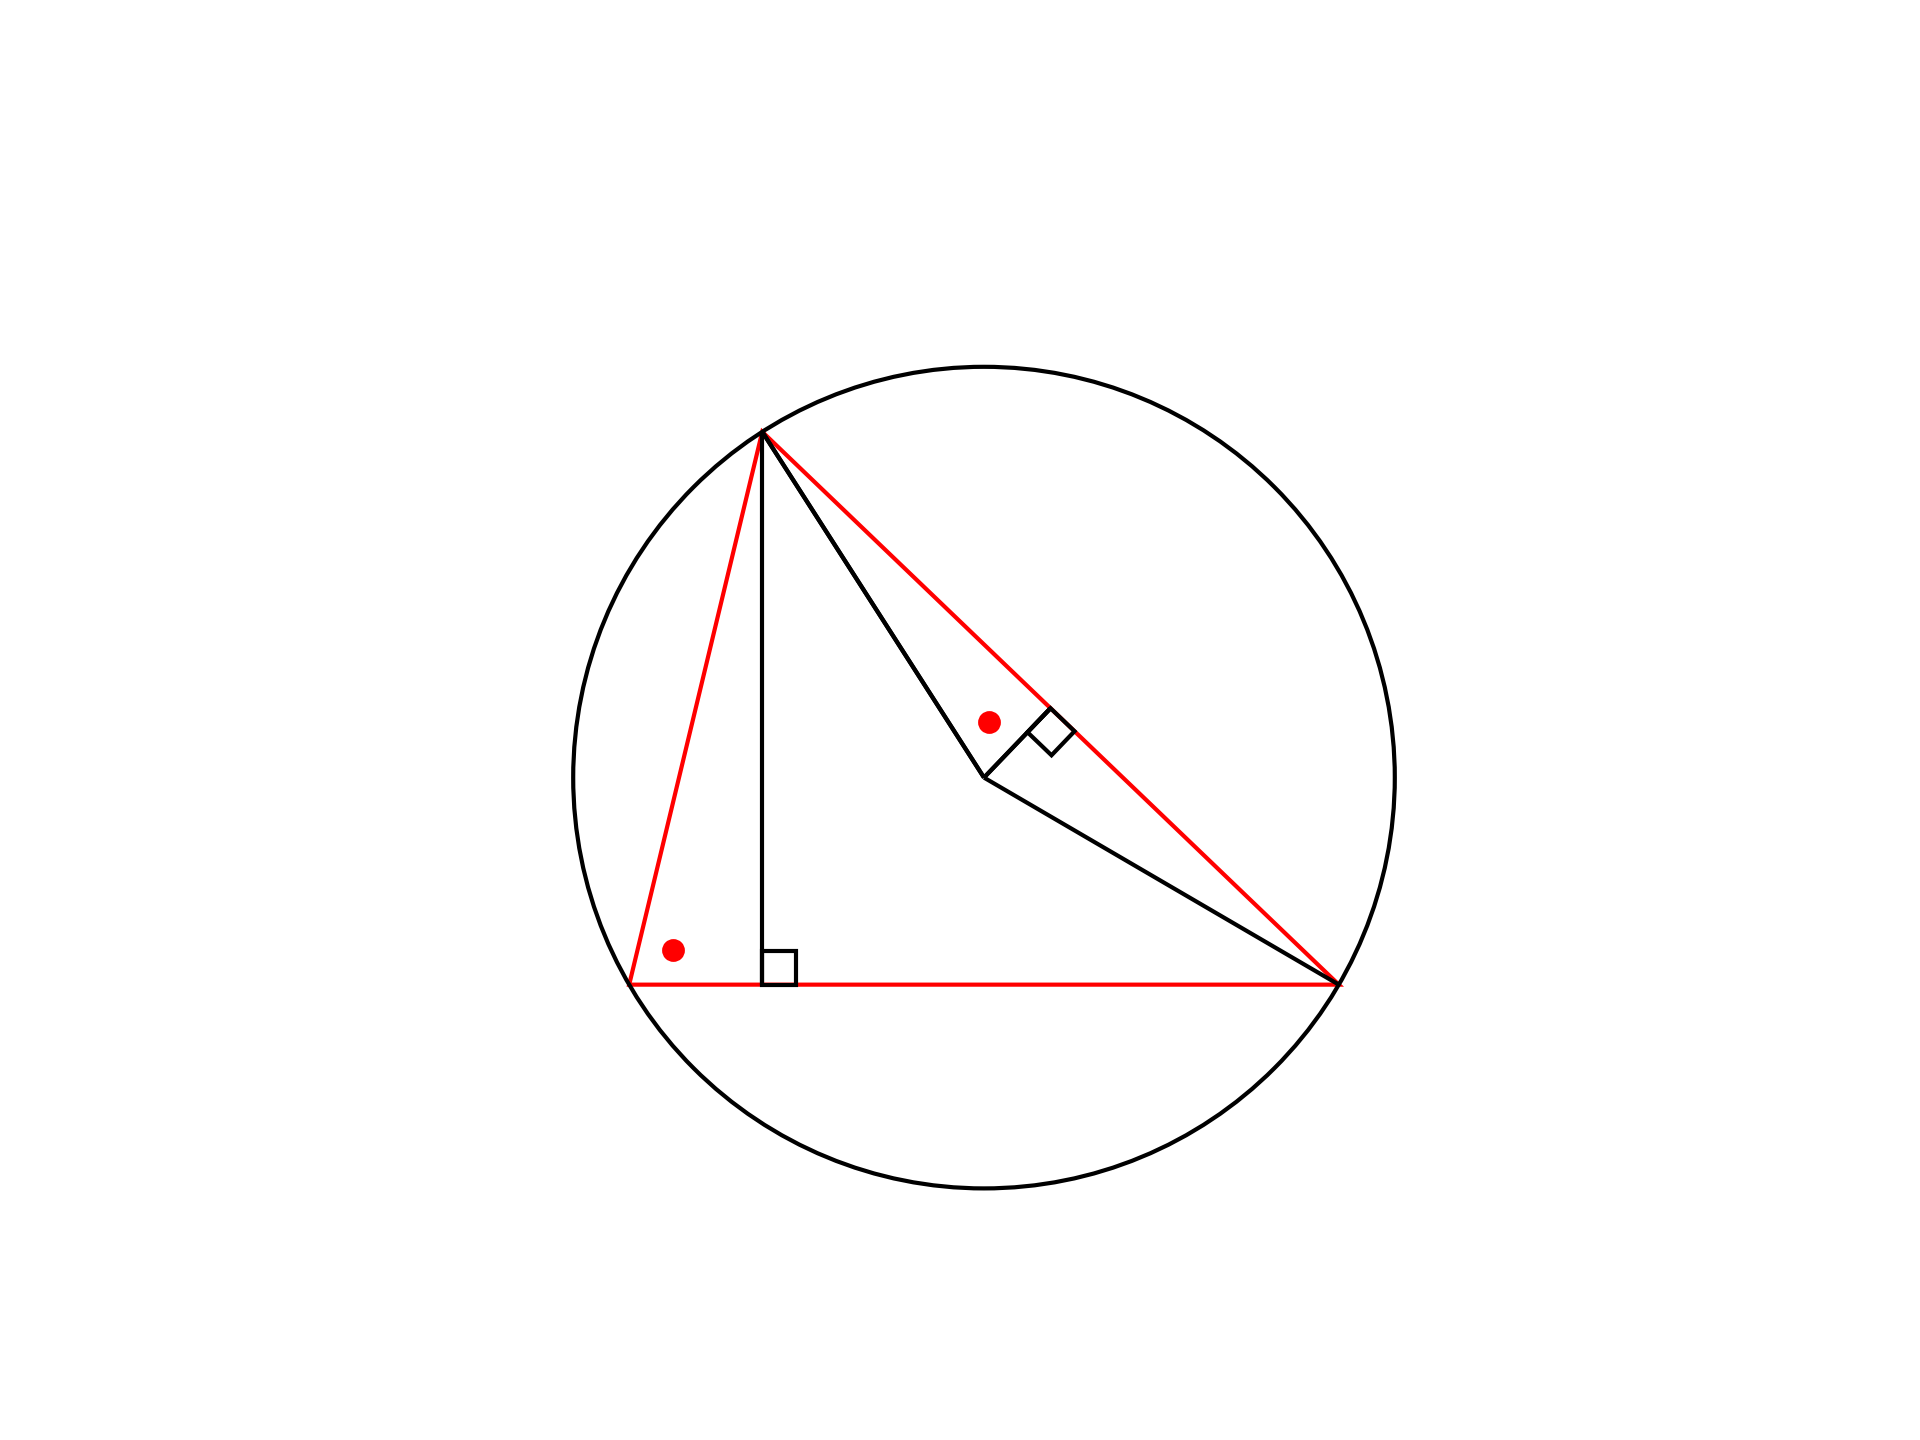

The Python source for this figure:
import matplotlib.pyplot as plt
import numpy as np
import geometry as geo
import math

fig, ax = geo.init()
ax.set(xlim=(0,100), ylim=(0,100))

pL = geo.gtr()
pL = geo.scale_triangle(pL,f=0.8)
pL = geo.translate_points(pL,dy=10)
A,B,C = pL

C = geo.nudge(C,'S',10)
pL = [A,B,C]

geo.opg(ax,pL)

Q,r = geo.get_circumcircle([A,B,C])
K = geo.get_midpoint([B,C])

geo.dlss(ax,[[C,Q],[Q,K]])

cc = plt.Circle(
        (Q.x,Q.y),r,fc='none',ec='k')
ax.add_patch(cc)

oD = geo.get_orthocenter_and_altitudes(pL)
F = oD['F']
geo.dls(ax,[C,F])

geo.dlss(ax,[[B,Q],[C,Q],[Q,K]])

aL = [[C,A,B],[C,Q,K]]
geo.mark_angles(ax,aL,d=5,c='r',s=20)

box = geo.mark_right_angle(K,[Q,B])
geo.opg(ax,box,ec='k')

box = geo.mark_right_angle(F,[C,B])
geo.opg(ax,box,ec='k')


geo.savefig(plt)
